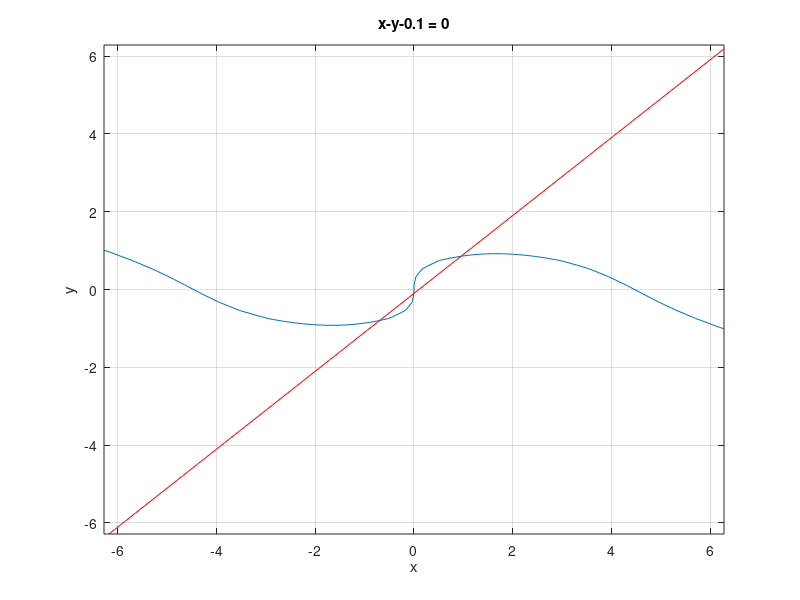

This figure's MATLAB source:
% joonestame funktsioonide x^2+y^3=1 ja
% 2x^3+7cos(y-2x)=4 graafikud
ezplot('x-y^3-(1/20)*(x+y)^3')
hold on
ez=ezplot('x-y-0.1')
set(ez,'color','r')
grid on
hold off